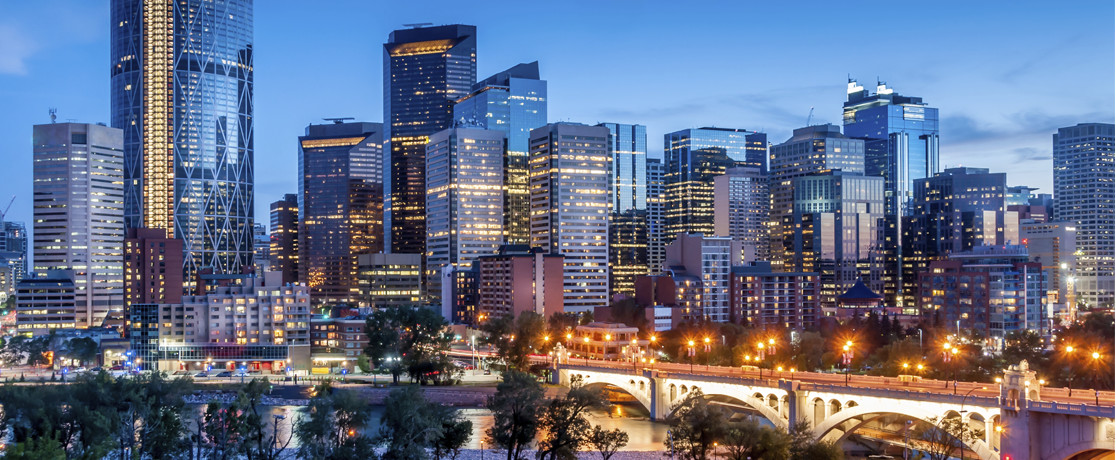
//> input picture Prácticas/Franklin Canaza/Practica 4/city.jpg, 1116 x 460 px
$ ./main   (built with g++ and OpenCV 4)
//> lines starting //> are read from the running program, lines starting //| are printed output that depends on the picture
#include <opencv2/opencv.hpp>
using namespace cv;
using namespace std;
double M_PI = 3.14159;

void Rotar(Mat imagen, Mat& salida, double angulo, double escala = 1)
{
	double w = imagen.size().width, h = imagen.size().height;
	double sa = sin(angulo * M_PI / 180), ca = cos(angulo * M_PI / 180);
	double cx = -w / 2 * ca - h / 2 * sa, cy = w / 2 * sa - h / 2 * ca;
	sa = fabs(sa); ca = fabs(ca);
	Size tam((w * ca + h * sa) * escala, (h * ca + w * sa) * escala);
	Mat M = getRotationMatrix2D(Point2f(0, 0), angulo, escala);
	M.at<double>(0, 2) = tam.width / 2 + cx * escala;
	M.at<double>(1, 2) = tam.height / 2 + cy * escala;
	warpAffine(imagen, salida, M, tam);
}

int main() {
	Mat img = imread("D:\\Multimedia\\Imagenes\\city.jpg");
//> img is the input picture: 460 rows x 1116 cols, CV_8UC3; mean B, G, R 135.5, 110.5, 100.7

	if (img.empty()) {
		cout << "No se cargo la imagen" << endl;
		return -1;
	}

	//Ejercicio 1
	resize(img,img,Size(),2,2);
//> img: 920 rows x 2232 cols, CV_8UC3
	imshow("resize", img);

	//Ejercicios 2
	flip(img,img,1);
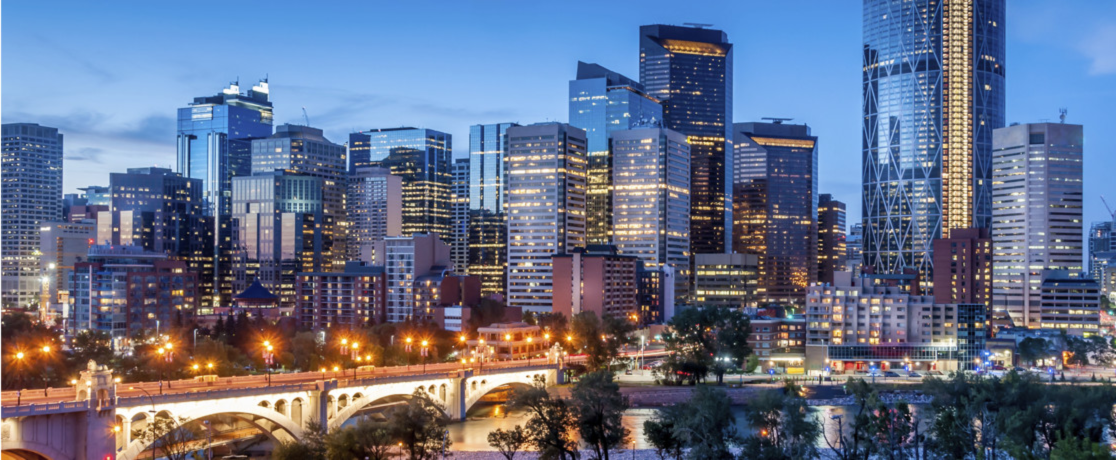
//> img: 920 rows x 2232 cols, CV_8UC3 (shown at 1/2 size); mean B, G, R 135.4, 110.4, 100.6
	imshow("espejo horizontal", img);
	flip(img, img, -1);
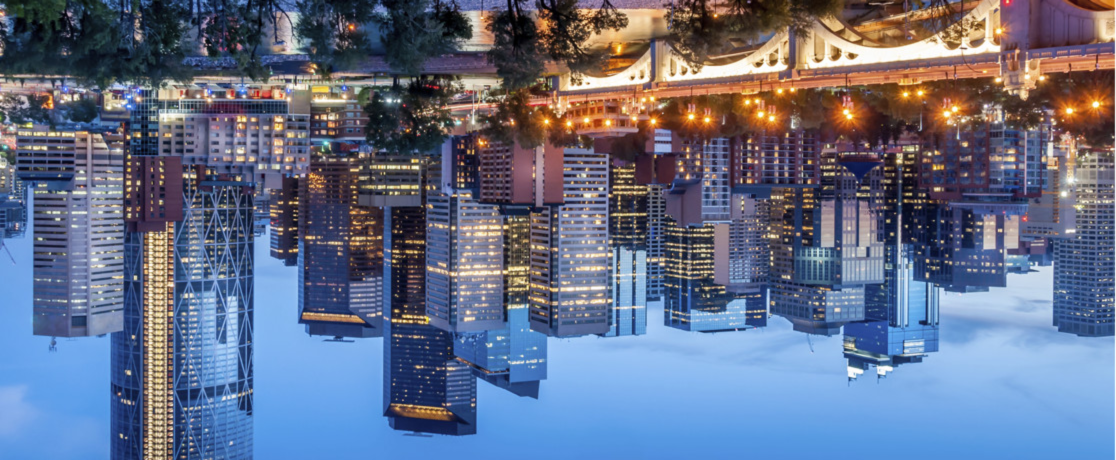
//> img: 920 rows x 2232 cols, CV_8UC3 (shown at 1/2 size); mean B, G, R 135.4, 110.4, 100.6
	imshow("espejo vertical", img);

	//Ejercicio 3
	Rotar(img,img,45,0.5);
//> in Rotar, `warpAffine(imagen, salida, M, tam);`:
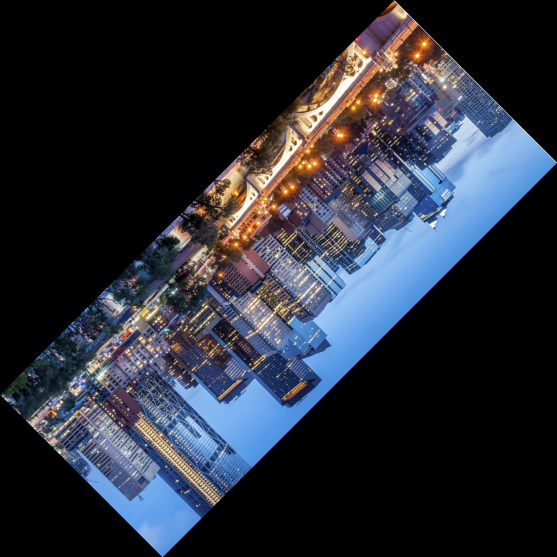
//> salida: 1114 rows x 1114 cols, CV_8UC3 (shown at 1/2 size); mean B, G, R 56, 45.7, 41.6
	imshow("rotacion y escala", img);
	Rotar(img, img, -45, 0.5);
//> call 2 of Rotar, with angulo = -45, escala = 0.5
//> in Rotar (call 2), `warpAffine(imagen, salida, M, tam);`:
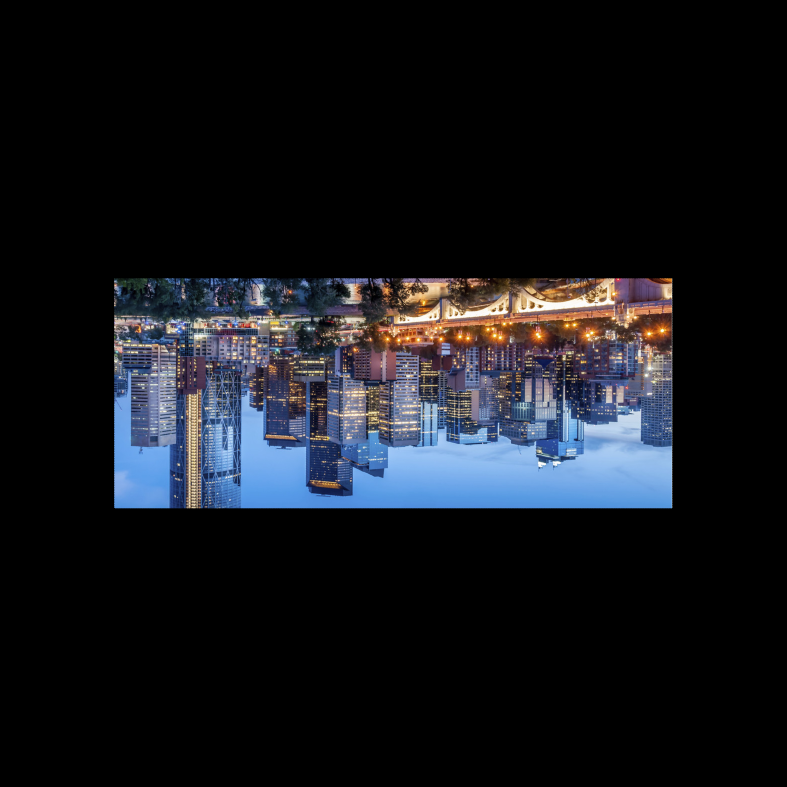
//> salida: 787 rows x 787 cols, CV_8UC3; mean B, G, R 28, 22.9, 20.8
	imshow("rotacion y escala", img);

	//Ejercicio 4
	double inc = tan(-60 * M_PI / 180.0);
	Mat c = (Mat_<double>(2, 3) << 1, inc, -inc * img.size().height / 2.0, 0, 1, 0);
//> c = [[1, -1.73, 681.6], [0, 1, 0]]
	warpAffine(img, img, c, img.size());
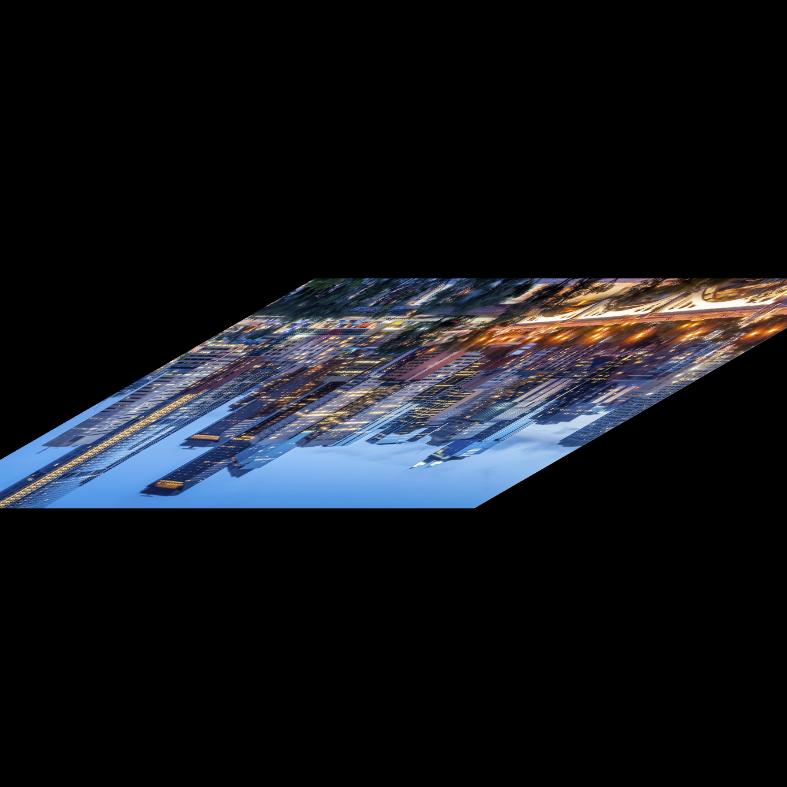
//> img: 787 rows x 787 cols, CV_8UC3; mean B, G, R 27, 22.1, 20.1
	imshow("Inclinar", img);

	//Ejercicio 5
	Mat pt1(1, 3, CV_32FC2);
	pt1.at<Vec2f>(0, 0) = Vec2f(0, 0);
	pt1.at<Vec2f>(0, 1) = Vec2f(100, 0);
	pt1.at<Vec2f>(0, 2) = Vec2f(100, 100);
	Mat pt2(1, 3, CV_32FC2);
	pt2.at<Vec2f>(0, 0) = Vec2f(10, 20);
	pt2.at<Vec2f>(0, 1) = Vec2f(80, 40);
	pt2.at<Vec2f>(0, 2) = Vec2f(20, 70);
//> (the run ends here: the program needs code that is not available in this run, at `Mat c = getAffineTransform(pt1, pt2);`)

$ run again, with Prácticas/Franklin Canaza/Practica 4/ejercicio1.jpg copied over Prácticas/Franklin Canaza/Practica 4/city.jpg
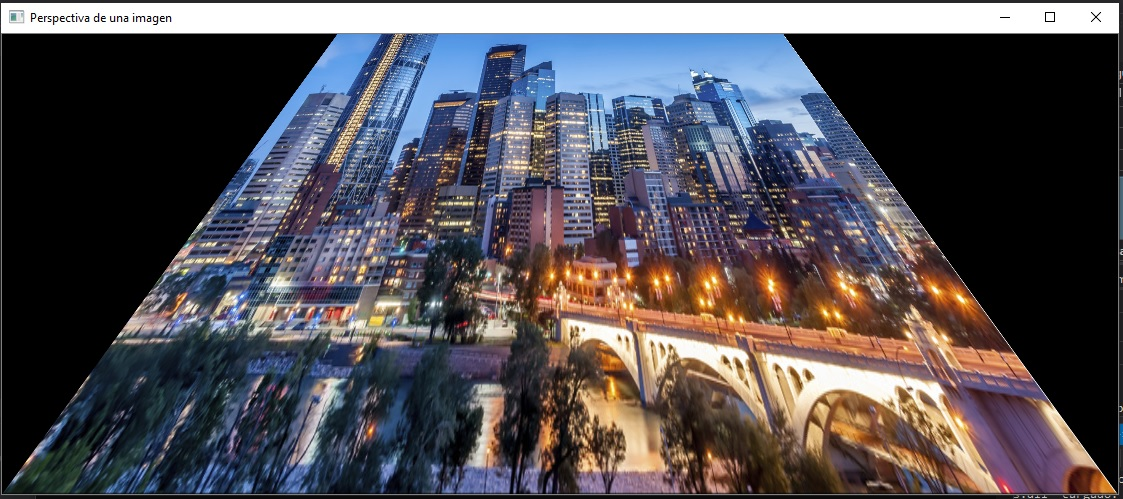
//> input picture Prácticas/Franklin Canaza/Practica 4/ejercicio1.jpg, 1123 x 499 px
//> img is the input picture: 499 rows x 1123 cols, CV_8UC3; mean B, G, R 82.5, 77.1, 80.9
//> `flip(img, img, -1);`:
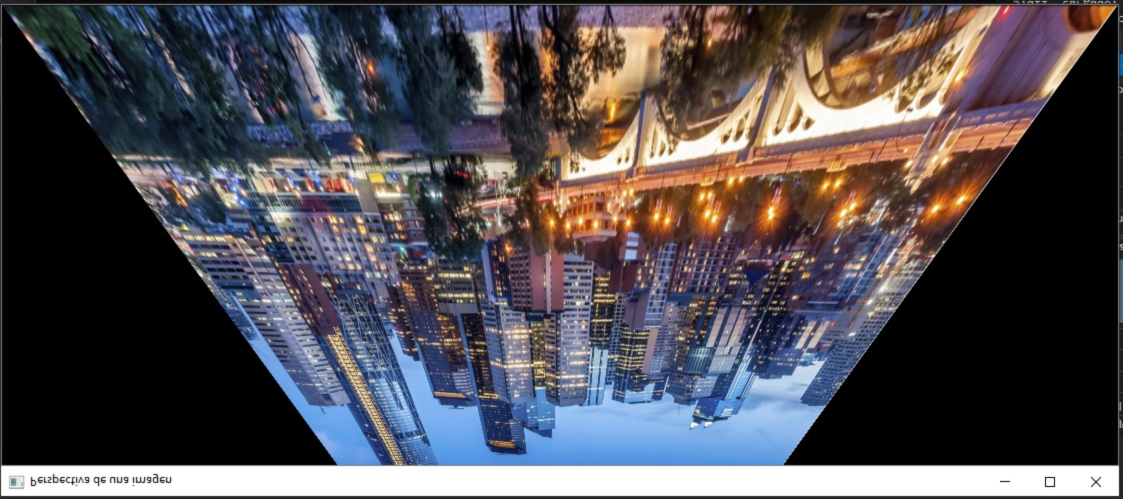
//> img: 998 rows x 2246 cols, CV_8UC3 (shown at 1/2 size); mean B, G, R 82.4, 77.1, 80.9
//> salida: 810 rows x 810 cols, CV_8UC3
//> `warpAffine(img, img, c, img.size());`:
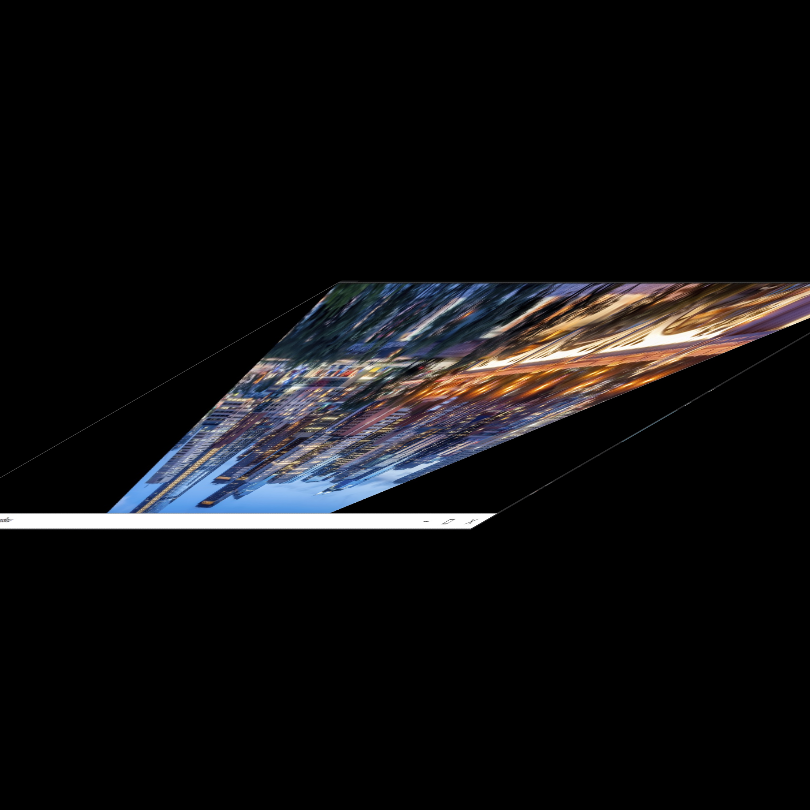
//> img: 810 rows x 810 cols, CV_8UC3; mean B, G, R 16.9, 15.8, 16.5
